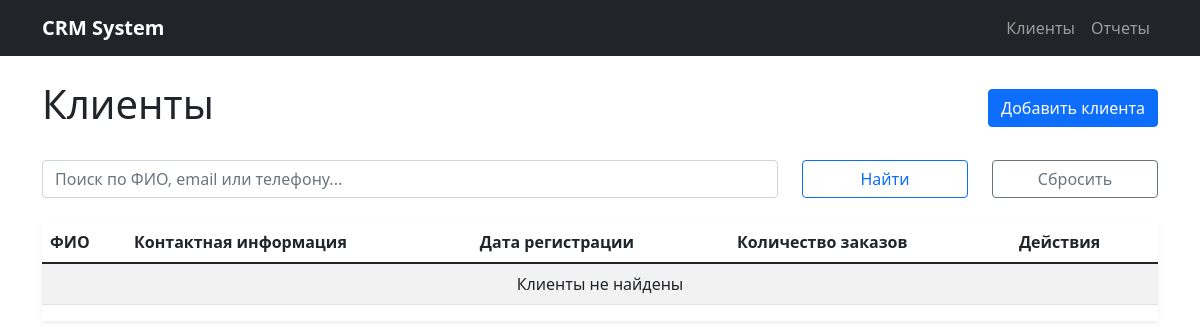
Page /?page=2&search= on the earlier database version.
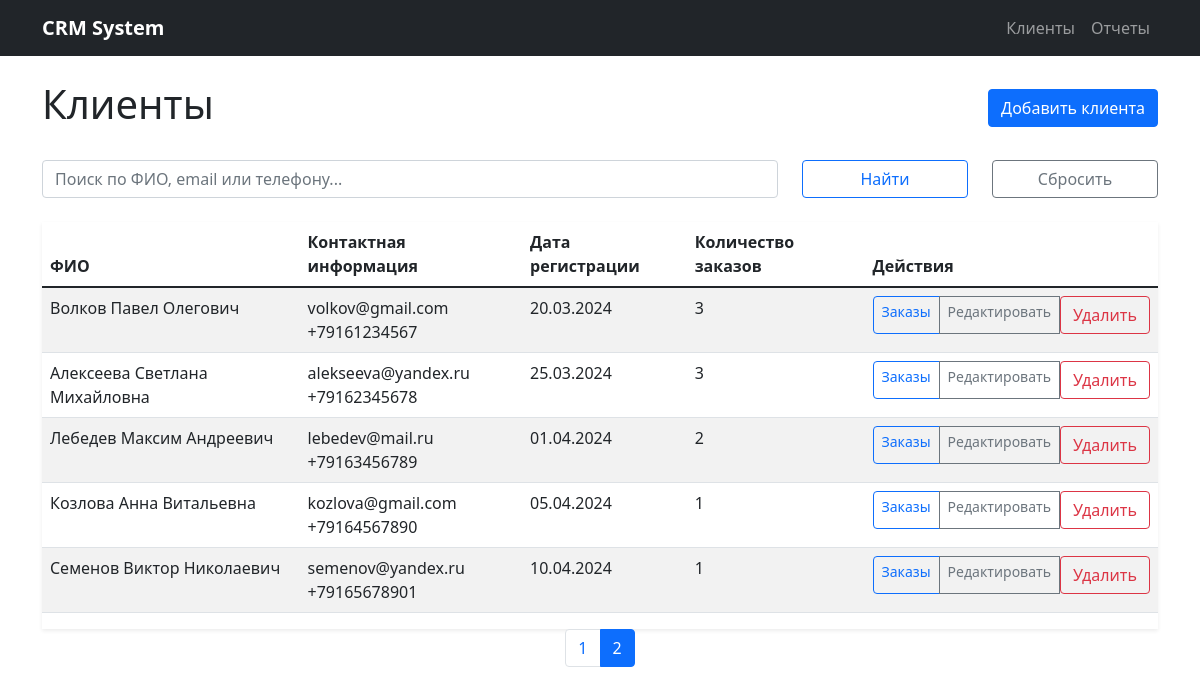
Same page on the later database version.
### models.py (models this page shows)
class Customer(db.Model):
    id = db.Column(db.Integer, primary_key=True)
    last_name = db.Column(db.String(100), nullable=False)
    first_name = db.Column(db.String(100), nullable=False)
    middle_name = db.Column(db.String(100))
    email = db.Column(db.String(100))
    phone = db.Column(db.String(20))
    registration_date = db.Column(db.Date, nullable=False, default=datetime.utcnow)
    notes = db.Column(db.Text)
    orders = db.relationship('Order', backref='customer', lazy=True, cascade='all, delete-orphan')

### app.py (the view)
@app.route('/')
def index():
    search_query = request.args.get('search', '')
    page = request.args.get('page', 1, type=int)
    if search_query:
        customers = Customer.query.filter(
            db.or_(
                Customer.last_name.ilike(f'%{search_query}%'),
                Customer.first_name.ilike(f'%{search_query}%'),
                Customer.email.ilike(f'%{search_query}%'),
                Customer.phone.ilike(f'%{search_query}%')
            )
        ).paginate(page=page, per_page=10, error_out=False)
    else:
        customers = Customer.query.paginate(page=page, per_page=10, error_out=False)
    return render_template('customers.html', customers=customers, search_query=search_query)

### templates/customers.html
{% extends "base.html" %}
{% block content %}
<div class="d-flex justify-content-between align-items-center mb-4">
    <h1>Клиенты</h1>
    <a href="{{ url_for('new_customer') }}" class="btn btn-primary">Добавить клиента</a>
</div>
<form method="get" class="mb-4">
    <div class="row">
        <div class="col-md-8">
            <input type="text" name="search" class="form-control" placeholder="Поиск по ФИО, email или телефону..." value="{{ search_query }}">
        </div>
        <div class="col-md-2">
            <button type="submit" class="btn btn-outline-primary w-100">Найти</button>
        </div>
        <div class="col-md-2">
            <a href="{{ url_for('index') }}" class="btn btn-outline-secondary w-100">Сбросить</a>
        </div>
    </div>
</form>
<div class="table-responsive">
    <table class="table table-striped">
        <thead>
            <tr>
                <th>ФИО</th>
                <th>Контактная информация</th>
                <th>Дата регистрации</th>
                <th>Количество заказов</th>
                <th>Действия</th>
            </tr>
        </thead>
        <tbody>
            {% for customer in customers.items %}
            <tr>
                <td>{{ customer.last_name }} {{ customer.first_name }} {{ customer.middle_name or '' }}</td>
                <td>
                    {% if customer.email %}{{ customer.email }}<br>{% endif %}
                    {% if customer.phone %}{{ customer.phone }}{% endif %}
                </td>
                <td>{{ customer.registration_date.strftime('%d.%m.%Y') }}</td>
                <td>{{ customer.orders|length }}</td>
                <td>
                    <div class="btn-group btn-group-sm">
                        <a href="{{ url_for('customer_orders', customer_id=customer.id) }}" class="btn btn-outline-primary">Заказы</a>
                        <a href="{{ url_for('edit_customer', customer_id=customer.id) }}" class="btn btn-outline-secondary">Редактировать</a>
                        <form method="post" action="{{ url_for('delete_customer', customer_id=customer.id) }}" class="d-inline">
                            <button type="submit" class="btn btn-outline-danger" onclick="return confirm('Удалить клиента?')">Удалить</button>
                        </form>
                    </div>
                </td>
            </tr>
            {% else %}
            <tr>
                <td colspan="5" class="text-center">Клиенты не найдены</td>
            </tr>
            {% endfor %}
        </tbody>
    </table>
</div>
{% if customers.pages > 1 %}
<nav>
    <ul class="pagination justify-content-center">
        {% for page_num in customers.iter_pages() %}
            {% if page_num %}
                <li class="page-item {% if page_num == customers.page %}active{% endif %}">
                    <a class="page-link" href="{{ url_for('index', page=page_num, search=search_query) }}">{{ page_num }}</a>
                </li>
            {% else %}
                <li class="page-item disabled"><span class="page-link">...</span></li>
            {% endif %}
        {% endfor %}
    </ul>
</nav>
{% endif %}
{% endblock %}

### templates/base.html (shortened to what this page needs)
<!DOCTYPE html>
<html lang="ru">
<head>
    <link href="https://cdn.jsdelivr.net/npm/bootstrap@5.1.3/dist/css/bootstrap.min.css" rel="stylesheet">
    <link href="{{ url_for('static', filename='style.css') }}" rel="stylesheet">
</head>
<body>
    <nav class="navbar navbar-expand-lg navbar-dark bg-dark">
        <div class="container">
            <a class="navbar-brand" href="{{ url_for('index') }}">CRM System</a>
            <div class="navbar-nav">
                <a class="nav-link" href="{{ url_for('index') }}">Клиенты</a>
                <a class="nav-link" href="{{ url_for('reports') }}">Отчеты</a>
            </div>
        </div>
    </nav>
    <div class="container mt-4">
        {% block content %}{% endblock %}
    </div>
</body>
</html>

### static/style.css (style rules this page uses)
.table-responsive { box-shadow: 0 0.125rem 0.25rem rgba(0, 0, 0, 0.075); }
.btn-group-sm > .btn { border-radius: 0.25rem; }
.navbar-brand { font-weight: 600; }

Differences in the rows shown:
added Customer: last_name "Волков", first_name "Павел", middle_name "Олегович", email "volkov@gmail.com", phone "+79161234567", registration_date "20.03.2024", orders|length "3"
added Customer: last_name "Алексеева", first_name "Светлана", middle_name "Михайловна", email "alekseeva@yandex.ru", phone "+79162345678", registration_date "25.03.2024", orders|length "3"
added Customer: last_name "Лебедев", first_name "Максим", middle_name "Андреевич", email "lebedev@mail.ru", phone "+79163456789", registration_date "01.04.2024", orders|length "2"
added Customer: last_name "Козлова", first_name "Анна", middle_name "Витальевна", email "kozlova@gmail.com", phone "+79164567890", registration_date "05.04.2024", orders|length "1"
added Customer: last_name "Семенов", first_name "Виктор", middle_name "Николаевич", email "semenov@yandex.ru", phone "+79165678901", registration_date "10.04.2024", orders|length "1"
Other differences:
new list line: "1"
new list line: "2"
text no longer shown: "Клиенты не найдены"
